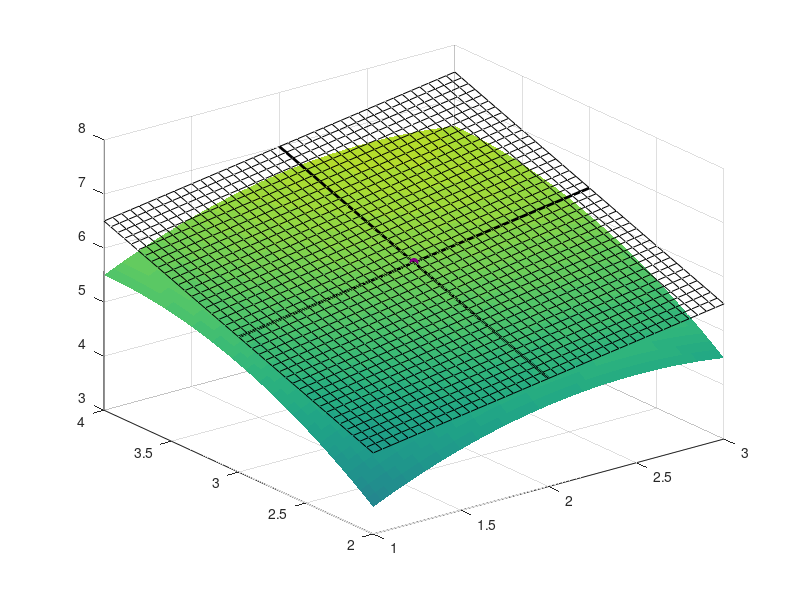

Here is the MATLAB script that generated this plot:
clear;
clc;
format;

x0 = 2.0;
y0 = 3.0;
z0 = 6.0;

delta_x = 1.0;
delta_y = 1.0;
delta_zx = 0.5*delta_x;
delta_zy = 1.0*delta_y;

[x, y] = meshgrid((x0 - delta_x):0.05:(x0 + delta_x), (y0 - delta_y):0.05:(y0 + delta_y));

z = z0 + 0.5 * (x - x0) + 1.0 * (y - y0) - 0.5 * (x - x0).^2 - 0.5 * (y - y0).^2;
z_plane = 6 + 0.5 * (x - x0) + 1.0 * (y - y0);

surf(x, y, z, 'EdgeColor', 'none');
hold on;
surf(x, y, z_plane, 'FaceColor', 'none', 'FaceAlpha',0.5);
scatter3(x0, y0, z0, 'MarkerEdgeColor', [0.5 0 0.5], 'MarkerFaceColor', [0.5 0 0.5]);
line([x0 - delta_x, x0 + delta_x], [y0, y0], [z0 - delta_zx, z0 + delta_zx], 'Color', [0 0 0], 'LineWidth', 2);
line([x0, x0], [y0 - delta_y, y0 + delta_y], [z0 - delta_zy, z0 + delta_zy], 'Color', [0 0 0], 'LineWidth', 2);


